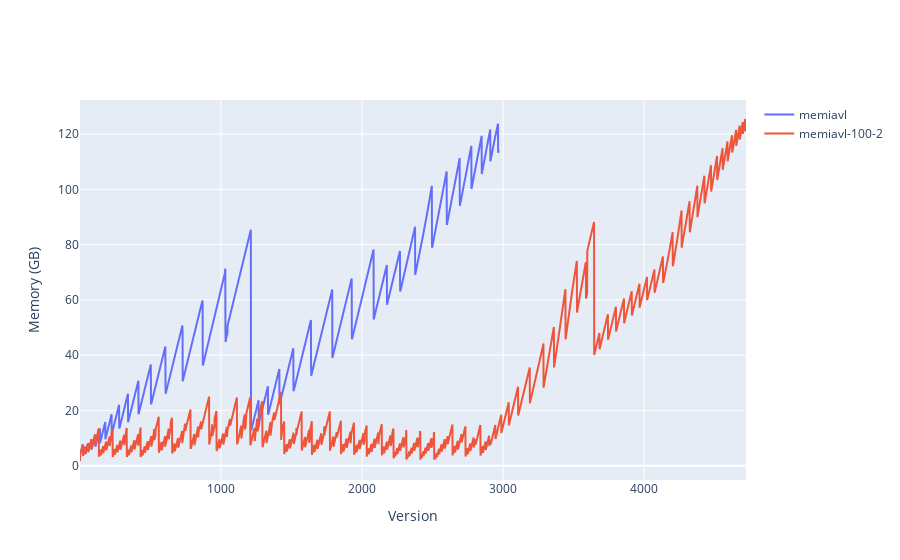

Notebook code for this chart:
### Markdown cell above
One obvious thing to try here, is reducing the snapshot interval so that memory reclamation can happen more often.
Below we can see how memiavl did with a snapshot interval of 100 versions.
It definitely held out for longer, but in the end,
it still ended up consuming all memory before the snapshot memory reclamation switch could happen for height 4700.

### Code cell
plot_mem(mixed_large, ["memiavl", "memiavl-100-2"])

### Figure 1 — Plotly figure (JSON) as saved in the notebook; plotly's stock layout.template omitted (floating-point values rounded to 4 significant figures; data arrays with more than 128 entries replaced by an {"elided": "..."} marker saying what was removed)
{"data": [{"mode": "lines", "name": "memiavl", "x": {"elided": "2969 int values"}, "y": {"elided": "2969 float values"}, "type": "scatter"}, {"mode": "lines", "name": "memiavl-100-2", "x": {"elided": "4722 int values"}, "y": {"elided": "4722 float values"}, "type": "scatter"}], "layout": {"xaxis": {"title": {"text": "Version"}}, "yaxis": {"title": {"text": "Memory (GB)"}}, "hovermode": "x unified"}}
